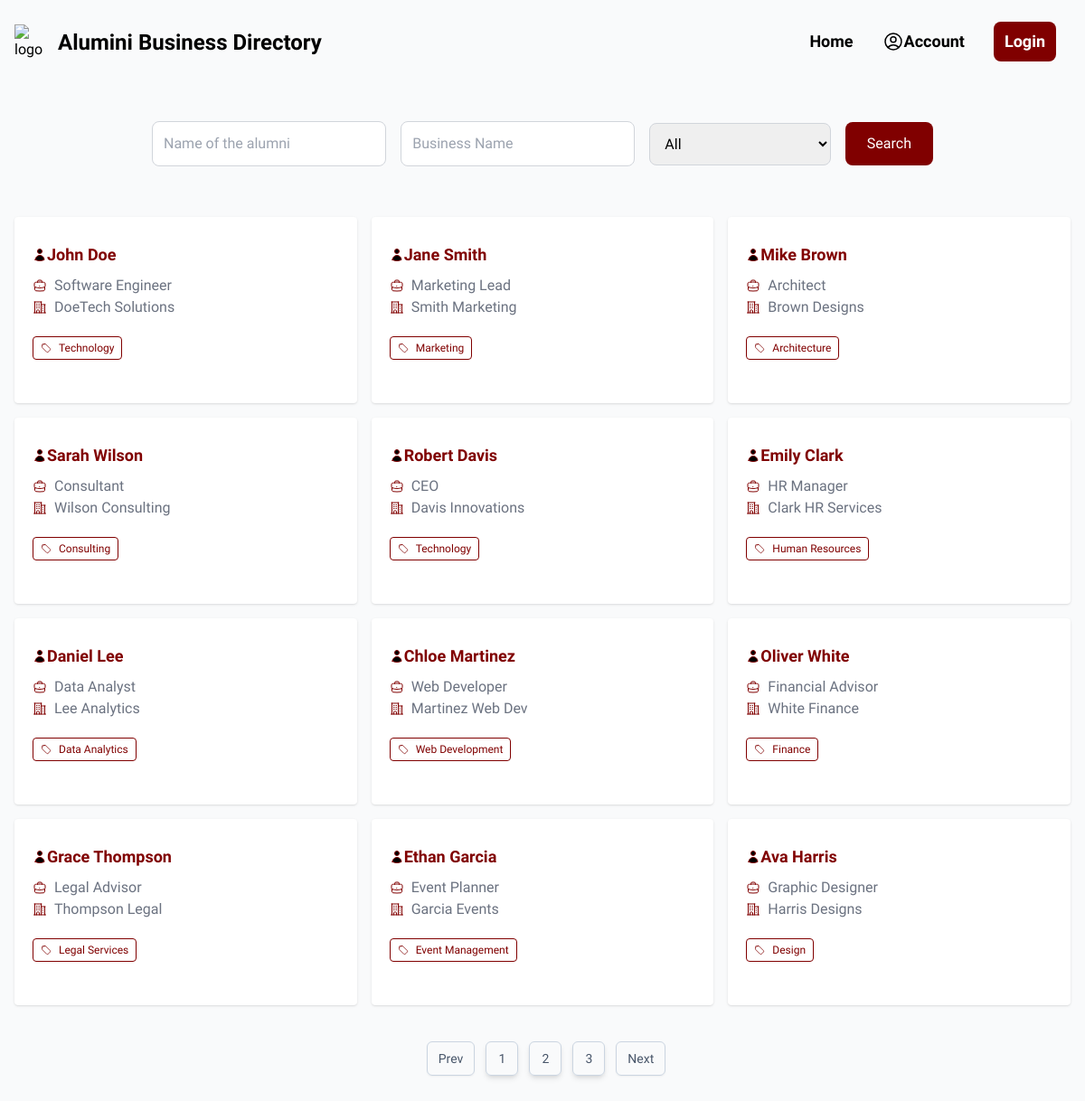
The page / on the database its author committed.
### alumini/models.py (models this page shows, shortened)
class Alumini(models.Model):
    id = models.CharField(
        _("ID"), primary_key=True, max_length=22, default=shortuuid.uuid, editable=False
    )
    first_name = models.CharField(_("First Name"), max_length=100)
    last_name = models.CharField(_("Last Name"), max_length=100)
    email = models.EmailField(_("Email Address"), unique=True)
    full_name = models.CharField(_("Full Name"), max_length=100)
    address = models.CharField(_("Address"), max_length=100)
    job_title = models.CharField(_("Job Title"), max_length=100)
    name_of_business = models.CharField(_("Name of Business"), max_length=100)
    business_address = models.CharField(_("Business Address"), max_length=100)
    business_city = models.CharField(_("Business City"), max_length=100)
    business_state = models.CharField(_("Business State"), max_length=100)
    business_zip = models.CharField(_("Business Zip"), max_length=100)
    business_phone = models.CharField(_("Business Phone"), max_length=100)
    business_email = models.EmailField(_("Business Email"), unique=True)
    business_website = models.CharField(_("Business Website"), max_length=100)
    business_description = models.TextField(_("Business Description"), max_length=100)
    business_category = models.ForeignKey(
        "Category", verbose_name=_("Business Category"), on_delete=models.CASCADE
    )
    alumini_discount = models.BooleanField(_("Alumini Discount"), default=False)
    alumini_discount_description = models.TextField(
        _("Alumini Discount Description"), max_length=100, blank=True, null=True
    )
    business_logo_link = models.CharField(_("Business Logo Link"), max_length=100)
    user_id = models.CharField(_("User ID"), max_length=100)
    created_at = models.DateTimeField(_("Created At"), auto_now_add=True)

class Category(models.Model):
    id = models.CharField(
        _("ID"), primary_key=True, max_length=22, default=shortuuid.uuid, editable=False
    )
    category = models.CharField(_("Category"), max_length=100)
    created_at = models.DateTimeField(_("Created At"), auto_now_add=True)
    def __str__(self):
        return self.category
    class Meta:
        verbose_name_plural = "Categories"

### alumini/views.py (the view, shortened to what this page needs)
# urls.py: path("", index, name="home"),
def index(request):
    aluminis = Alumini.objects.select_related("business_category")
    if request.method == "GET":
        name = request.GET.get("name", "").strip()
        business = request.GET.get("business_name", "").strip()
        category = request.GET.get("category", "").strip()
    categories = Category.objects.all()
    page_number = request.GET.get("page", 1)
    paginator = Paginator(aluminis, 12)
    try:
        page_number = int(page_number) if page_number else 1
    except (ValueError, TypeError):
        page_number = 1
    try:
        page_obj = paginator.page(page_number)
    except PageNotAnInteger:
        page_obj = paginator.page(1)
    except EmptyPage:
        page_obj = paginator.page(paginator.num_pages)
    prev_page = int(page_number) - 1 if int(page_number) > 1 else 1
    next_page = (
        int(page_number) + 1
        if int(page_number) < paginator.num_pages
        else paginator.num_pages
    )
    avail_pages = paginator.num_pages > 1
    if not page_obj.object_list:  # Check if the queryset is empty
        no_results = True
    else:
        no_results = False
    context = {
        "paginator": paginator,
        "page_obj": page_obj,
        "prev_page": prev_page,
        "next_page": next_page,
        "avail_pages": avail_pages,
        "no_results": no_results,
        "categories": categories,
    }
    return render(request, "alumini/index.html", context)

### alumini/templates/alumini/index.html (shortened to what this page needs)
{% extends "main.html" %} {% block content %}
<div class="w-full md:max-w-4xl md:mt-6 mx-auto p-4">
  <form
    action="{% url 'home' %}"
    method="GET"
    class="flex flex-col md:items-center space-y-4 md:flex-row md:space-y-0 md:space-x-4"
  >
    <div class="relative flex-grow">
      <input
        type="text"
        placeholder="Name of the alumni"
        name="name"
        class="w-full p-3 pr-10 rounded-lg border border-gray-300 focus:outline-none focus:ring-2 focus:ring-blue-500 focus:border-transparent"
      />
    </div>
    <div class="relative flex-grow">
      <input
        type="text"
        placeholder="Business Name"
        name="business_name"
        class="w-full p-3 pr-10 rounded-lg border border-gray-300 focus:outline-none focus:ring-2 focus:ring-blue-500 focus:border-transparent"
      />
    </div>
    <div class="relative flex-grow">
      <select
        class="w-full p-3 pr-10 rounded-lg border border-gray-300 focus:outline-none focus:ring-2 focus:ring-blue-500 focus:border-transparent"
        name="category"
      >
        <option value="">All</option>
      </select>
    </div>
    <button
      class="bg-[#800000] text-white px-6 py-3 rounded-lg flex items-center justify-center hover:bg-[#801818] focus:outline-none focus:ring-2 focus:ring-[#801818] focus:ring-offset-2 w-full md:w-auto"
      type="submit"
    >
      Search
    </button>
  </form>
</div>
<div
  class="container px-4 w-full mx-auto my-10 grid grid-cols-1 md:grid-cols-3 gap-4"
>
  {% for alumini in page_obj %} {% include "alumini/alumni_cards.html" %}
  {%endfor %}
</div>
{% if avail_pages %}
<div class="container px-4 w-full mx-auto my-10 flex justify-center space-x-1">
  <a href="{% url 'home' %}?page={{prev_page}}">
    <button
      class="rounded-md border border-slate-300 py-2 px-3 text-center text-sm transition-all shadow-sm hover:shadow-lg text-slate-600 hover:text-white hover:bg-[#800000] hover:border-[#800000] focus:text-white focus:bg-[#800000] focus:border-[#800000] active:border-[#800000] active:text-white active:bg-[#800000] disabled:pointer-events-none disabled:opacity-50 disabled:shadow-none ml-2"
    >
      Prev
    </button>
  </a>
  {% for i in paginator.page_range %}
  <a href="{% url 'home' %}?page={{i}}">
    <button
      class="min-w-9 rounded-md py-2 px-3 border border-slate-300 hover:text-white text-center text-sm text-slate-600 transition-all shadow-md hover:shadow-lg focus:bg-[#800000] focus:shadow-none active:bg-[#800000] hover:bg-[#800000] active:shadow-none disabled:pointer-events-none disabled:opacity-50 disabled:shadow-none ml-2"
    >
      {{ i }}
    </button>
  </a>
  {% endfor %}
  <a href="{% url 'home' %}?page={{next_page}}">
    <button
      class="min-w-9 rounded-md border border-slate-300 py-2 px-3 text-center text-sm transition-all shadow-sm hover:shadow-lg text-slate-600 hover:text-white hover:bg-[#800000] hover:border-[#800000] focus:text-white focus:bg-[#800000] focus:border-[#800000] active:border-[#800000] active:text-white active:bg-[#800000] disabled:pointer-events-none disabled:opacity-50 disabled:shadow-none ml-2"
    >
      Next
    </button>
  </a>
</div>
{% endif %} {%endblock%}

### alumini/templates/alumini/alumni_cards.html (shortened to what this page needs)
<a href="{% url 'alumni' alumini.id %}"
  ><div class="mx-auto rounded overflow-hidden shadow bg-white px-2 py-4">
    <div class="px-3 py-3">
      <div class="font-bold text-[#800000] mb-2 flex items-center">
        <span class="text-lg">{{alumini.full_name}}</span>
      </div>
      <p class="flex items-center">
        <span class="text-gray-500">{{alumini.job_title}}</span>
      </p>
      <p class="flex items-center">
        <span class="text-gray-500">{{alumini.name_of_business}}</span>
      </p>
      <div class="text-xs font-light my-2">
        <p
          class="border border-1 border-[#800000] rounded my-3 py-1 px-2 text-[#800000] text-center inline-flex flex items-center gap-2"
        >
          <span> {{alumini.business_category.category}} </span>
        </p>
      </div>
    </div>
  </div>
</a>

### rows shown on the page
Alumini: full_name "John Doe", job_title "Software Engineer", name_of_business "DoeTech Solutions", business_category.category "Technology"
Alumini: full_name "Jane Smith", job_title "Marketing Lead", name_of_business "Smith Marketing", business_category.category "Marketing"
Alumini: full_name "Mike Brown", job_title "Architect", name_of_business "Brown Designs", business_category.category "Architecture"
Alumini: full_name "Sarah Wilson", job_title "Consultant", name_of_business "Wilson Consulting", business_category.category "Consulting"
Alumini: full_name "Robert Davis", job_title "CEO", name_of_business "Davis Innovations", business_category.category "Technology"
Alumini: full_name "Emily Clark", job_title "HR Manager", name_of_business "Clark HR Services", business_category.category "Human Resources"
Alumini: full_name "Daniel Lee", job_title "Data Analyst", name_of_business "Lee Analytics", business_category.category "Data Analytics"
Alumini: full_name "Chloe Martinez", job_title "Web Developer", name_of_business "Martinez Web Dev", business_category.category "Web Development"
Alumini: full_name "Oliver White", job_title "Financial Advisor", name_of_business "White Finance", business_category.category "Finance"
Alumini: full_name "Grace Thompson", job_title "Legal Advisor", name_of_business "Thompson Legal", business_category.category "Legal Services"
Alumini: full_name "Ethan Garcia", job_title "Event Planner", name_of_business "Garcia Events", business_category.category "Event Management"
Alumini: full_name "Ava Harris", job_title "Graphic Designer", name_of_business "Harris Designs", business_category.category "Design"

### other values the page prints
{{ i }} "1" "2" "3"
